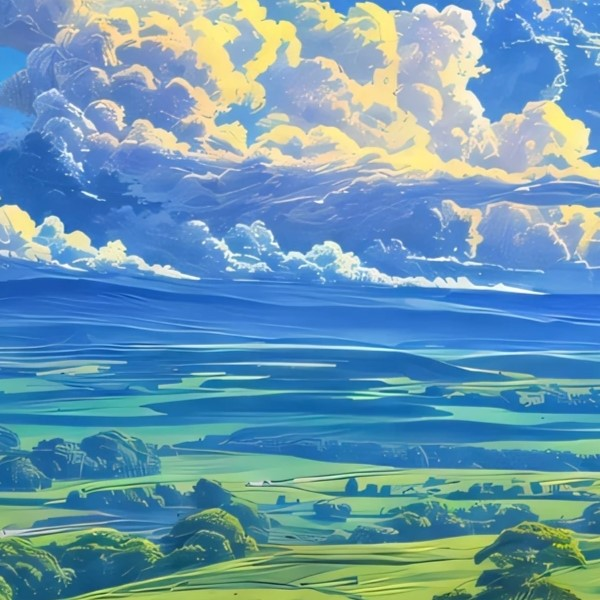
#> input picture opencv速成/src/yun2.jpg, 600 x 600 px, found by its file name
$ python 8opencvedge.py
#> lines starting #> are read from the running program, lines starting #| are printed output that depends on the picture
import cv2
import numpy as np

if __name__ == '__main__':
    img = cv2.imread(r'/home/sgm/jkk_ros/src/opencv_pkg/src/yun2.jpg')#600x600
#> img is the input picture: shape (600, 600, 3); mean B, G, R 177.2, 153, 106.4
    gray = cv2.cvtColor(img,cv2.COLOR_BGR2GRAY)# or BGR2Lab .....
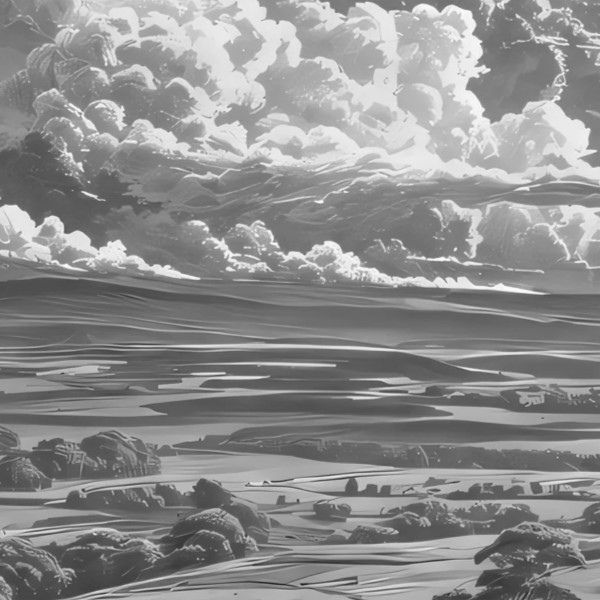
#> gray: shape (600, 600); min 26, max 252, mean 141.9
    imgG = cv2.GaussianBlur(gray,(3,3),0)#gao si chu li
    dst = cv2.Canny(imgG,50,50)#bian yan chu li
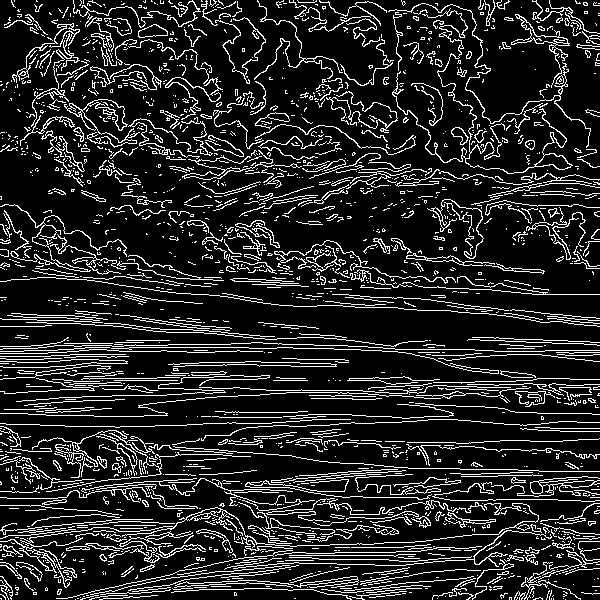
#> dst: shape (600, 600); 14.9% white in thin lines or dots
    while True:
        cv2.imshow("frame",img)
        cv2.imshow('gray',gray)
        cv2.imshow("canny",dst)
        action = cv2.waitKey(10) & 0xFF
#> (key q is pressed here)
        if action == ord('q') or action == 113:
            break
#> (the run stopped early here; a loop or call above may not have finished)
